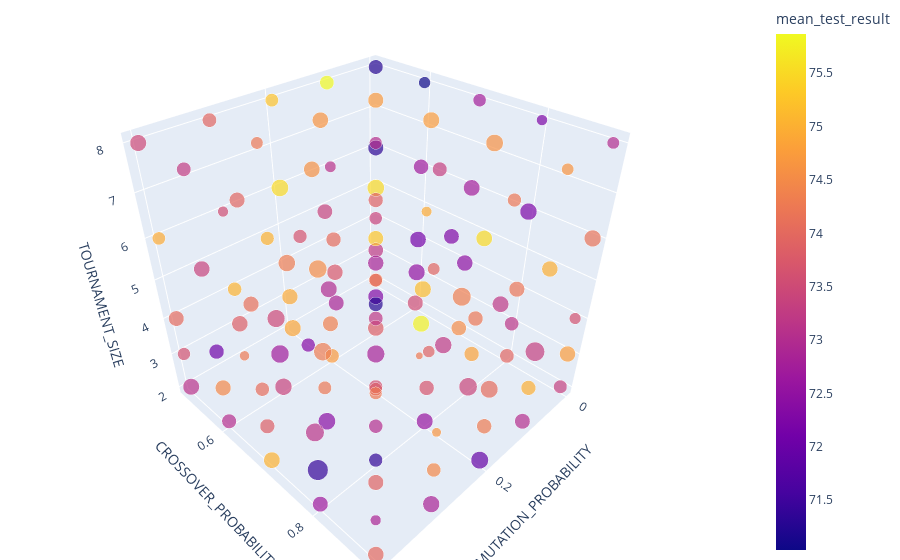

Notebook cell for this chart:
### Code cell
import pandas as pd
import plotly.express as px

# Convert the mean_array and std_array to 1D arrays
mean_flat = mean_across_folds.flatten()
std_flat = std_across_folds.flatten()

# Create a DataFrame with columns for x, y, z, mean_test_result, and std_dev
data = {
    hyperparameters[0]['name']: np.repeat(hyperparameters[0]['list'], len(hyperparameters[1]['list']) * len(hyperparameters[2]['list'])),
    hyperparameters[1]['name']: np.tile(np.repeat(hyperparameters[1]['list'], len(hyperparameters[2]['list'])), len(hyperparameters[0]['list'])),
    hyperparameters[2]['name']: np.tile(hyperparameters[2]['list'], len(hyperparameters[0]['list']) * len(hyperparameters[1]['list'])),
    'mean_test_result': mean_flat,
    'std_dev': std_flat
}

df = pd.DataFrame(data)

# Create the 3D scatter plot
fig = px.scatter_3d(df,
                    x=hyperparameters[0]['name'],
                    y=hyperparameters[1]['name'],
                    z=hyperparameters[2]['name'],
                    color='mean_test_result',
                    size='std_dev',
                    size_max=30,
                    opacity=0.7)

# Customize the plot
fig.update_layout(scene=dict(xaxis_title=hyperparameters[0]['name'],
                             yaxis_title=hyperparameters[1]['name'],
                             zaxis_title=hyperparameters[2]['name']),
                  margin=dict(l=0, r=0, b=0, t=0))

fig.show()

### Figure 1 — Plotly figure (JSON) as saved in the notebook; plotly's stock layout.template omitted (floating-point values rounded to 4 significant figures)
{"data": [{"hovertemplate": "MUTATION_PROBABILITY=%{x}<br>CROSSOVER_PROBABILITY=%{y}<br>TOURNAMENT_SIZE=%{z}<br>std_dev=%{marker.size}<br>mean_test_result=%{marker.color}<extra></extra>", "legendgroup": "", "marker": {"color": [73.5, 73.22, 73.39, 71.31, 71.26, 73.55, 72.51, 72.13, 72.69, 71.03, 74.52, 74.33, 72.47, 72.75, 72.76, 73.94, 73.15, 74.19, 72.22, 72.24, 73.33, 74.75, 73.63, 74.14, 72.99, 72.86, 73.74, 74.06, 73.09, 75.87, 73.84, 72.3, 72.85, 75.5, 74.7, 74.25, 75.77, 75.15, 74.93, 74.75, 73.42, 74.82, 74.22, 75.5, 74.58, 73.03, 74.99, 73.31, 74.99, 74.64, 74.87, 74.91, 74.3, 75.5, 75.23, 74.71, 74.35, 72.97, 73.38, 74.64, 73.6, 72.82, 73.2, 75.28, 73.04, 72.56, 73.68, 73.9, 73.95, 73.32, 71.93, 74.29, 74.04, 73.19, 74.23, 74.25, 73.84, 75.04, 73.55, 73.95, 73.38, 72.72, 73.47, 75.03, 74.24, 72.4, 74.24, 74.29, 74.52, 74.58, 71.37, 73.03, 73.78, 71.26, 73.89, 72.85, 74.47, 74.65, 73.24, 72.29, 73.09, 73.62, 74.03, 74.93, 73.47, 73.03, 74.47, 72.06, 73.38, 73.27, 75.03, 73.83, 74.07, 74.12, 73.95, 72.69, 71.41, 73.13, 72.34, 73.66, 74.0, 72.87, 73.91, 74.25, 74.3], "coloraxis": "coloraxis", "opacity": 0.7, "size": [2.481, 3.282, 2.435, 3.521, 2.994, 3.495, 3.974, 3.795, 3.248, 2.0, 3.269, 4.939, 3.66, 3.846, 2.441, 2.908, 2.847, 3.534, 4.138, 1.704, 2.61, 3.651, 1.94, 4.081, 2.192, 3.418, 3.67, 3.16, 1.848, 2.934, 3.692, 3.436, 3.613, 4.233, 3.508, 0.7786, 3.985, 4.022, 1.536, 3.97, 4.743, 3.184, 3.237, 3.794, 4.322, 3.419, 3.122, 5.373, 3.658, 2.12, 3.971, 3.614, 4.163, 4.26, 2.543, 2.905, 3.47, 3.923, 3.354, 3.741, 2.716, 4.534, 2.944, 3.439, 2.313, 3.899, 3.232, 2.081, 2.185, 3.043, 4.413, 3.213, 4.41, 3.845, 2.717, 1.409, 3.7, 2.819, 1.631, 2.893, 4.106, 4.717, 4.504, 2.694, 2.197, 4.264, 2.593, 4.701, 4.685, 3.796, 2.702, 2.815, 2.559, 3.026, 3.132, 4.059, 2.879, 1.249, 4.104, 3.389, 3.92, 2.354, 3.429, 2.473, 3.965, 3.025, 3.559, 3.2, 3.728, 2.929, 3.843, 3.13, 2.799, 3.545, 3.458, 3.45, 6.123, 4.906, 2.742, 2.721, 3.699, 1.639, 3.534, 2.342, 2.882], "sizemode": "area", "sizeref": 0.01531, "symbol": "circle"}, "mode": "markers", "name": "", "scene": "scene", "showlegend": false, "type": "scatter3d", "x": [0, 0, 0, 0, 0, 0, 0, 0, 0, 0, 0, 0, 0, 0, 0, 0, 0, 0, 0, 0, 0, 0, 0, 0, 0, 0.1, 0.1, 0.1, 0.1, 0.1, 0.1, 0.1, 0.1, 0.1, 0.1, 0.1, 0.1, 0.1, 0.1, 0.1, 0.1, 0.1, 0.1, 0.1, 0.1, 0.1, 0.1, 0.1, 0.1, 0.1, 0.2, 0.2, 0.2, 0.2, 0.2, 0.2, 0.2, 0.2, 0.2, 0.2, 0.2, 0.2, 0.2, 0.2, 0.2, 0.2, 0.2, 0.2, 0.2, 0.2, 0.2, 0.2, 0.2, 0.2, 0.2, 0.3, 0.3, 0.3, 0.3, 0.3, 0.3, 0.3, 0.3, 0.3, 0.3, 0.3, 0.3, 0.3, 0.3, 0.3, 0.3, 0.3, 0.3, 0.3, 0.3, 0.3, 0.3, 0.3, 0.3, 0.3, 0.4, 0.4, 0.4, 0.4, 0.4, 0.4, 0.4, 0.4, 0.4, 0.4, 0.4, 0.4, 0.4, 0.4, 0.4, 0.4, 0.4, 0.4, 0.4, 0.4, 0.4, 0.4, 0.4, 0.4, 0.4], "y": [0.5, 0.5, 0.5, 0.5, 0.5, 0.6, 0.6, 0.6, 0.6, 0.6, 0.7, 0.7, 0.7, 0.7, 0.7, 0.8, 0.8, 0.8, 0.8, 0.8, 0.9, 0.9, 0.9, 0.9, 0.9, 0.5, 0.5, 0.5, 0.5, 0.5, 0.6, 0.6, 0.6, 0.6, 0.6, 0.7, 0.7, 0.7, 0.7, 0.7, 0.8, 0.8, 0.8, 0.8, 0.8, 0.9, 0.9, 0.9, 0.9, 0.9, 0.5, 0.5, 0.5, 0.5, 0.5, 0.6, 0.6, 0.6, 0.6, 0.6, 0.7, 0.7, 0.7, 0.7, 0.7, 0.8, 0.8, 0.8, 0.8, 0.8, 0.9, 0.9, 0.9, 0.9, 0.9, 0.5, 0.5, 0.5, 0.5, 0.5, 0.6, 0.6, 0.6, 0.6, 0.6, 0.7, 0.7, 0.7, 0.7, 0.7, 0.8, 0.8, 0.8, 0.8, 0.8, 0.9, 0.9, 0.9, 0.9, 0.9, 0.5, 0.5, 0.5, 0.5, 0.5, 0.6, 0.6, 0.6, 0.6, 0.6, 0.7, 0.7, 0.7, 0.7, 0.7, 0.8, 0.8, 0.8, 0.8, 0.8, 0.9, 0.9, 0.9, 0.9, 0.9], "z": [2, 3, 4, 6, 8, 2, 3, 4, 6, 8, 2, 3, 4, 6, 8, 2, 3, 4, 6, 8, 2, 3, 4, 6, 8, 2, 3, 4, 6, 8, 2, 3, 4, 6, 8, 2, 3, 4, 6, 8, 2, 3, 4, 6, 8, 2, 3, 4, 6, 8, 2, 3, 4, 6, 8, 2, 3, 4, 6, 8, 2, 3, 4, 6, 8, 2, 3, 4, 6, 8, 2, 3, 4, 6, 8, 2, 3, 4, 6, 8, 2, 3, 4, 6, 8, 2, 3, 4, 6, 8, 2, 3, 4, 6, 8, 2, 3, 4, 6, 8, 2, 3, 4, 6, 8, 2, 3, 4, 6, 8, 2, 3, 4, 6, 8, 2, 3, 4, 6, 8, 2, 3, 4, 6, 8]}], "layout": {"coloraxis": {"colorbar": {"title": {"text": "mean_test_result"}}, "colorscale": [[0, "#0d0887"], [0.1111, "#46039f"], [0.2222, "#7201a8"], [0.3333, "#9c179e"], [0.4444, "#bd3786"], [0.5556, "#d8576b"], [0.6667, "#ed7953"], [0.7778, "#fb9f3a"], [0.8889, "#fdca26"], [1, "#f0f921"]]}, "legend": {"itemsizing": "constant", "tracegroupgap": 0}, "margin": {"b": 0, "l": 0, "r": 0, "t": 0}, "scene": {"domain": {"x": [0, 1], "y": [0, 1]}, "xaxis": {"title": {"text": "MUTATION_PROBABILITY"}}, "yaxis": {"title": {"text": "CROSSOVER_PROBABILITY"}}, "zaxis": {"title": {"text": "TOURNAMENT_SIZE"}}}}}
